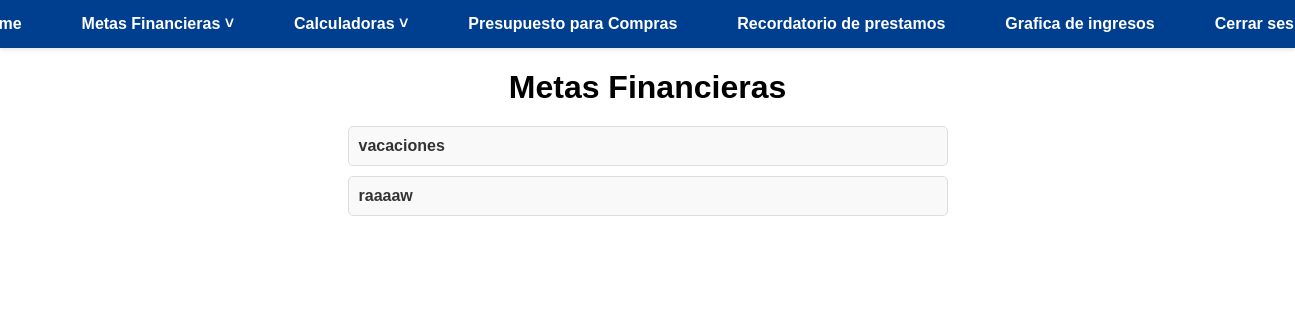
The app's page /tasks/ (signed in), older data.
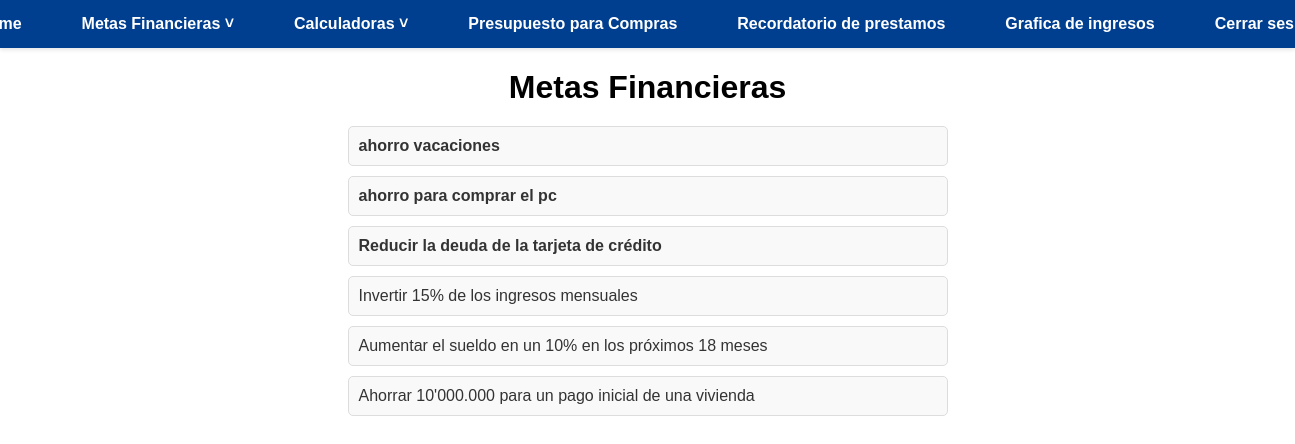
The same page, newer data.
### sitioweb/models.py (models this page shows, shortened)
class task(models.Model):
    title = models.CharField(max_length=100)  # Campo para el título de la tarea
    description = models.TextField(blank=True)  # Campo opcional para la descripción de la tarea
    date_created = models.DateTimeField(auto_now_add=True)  # Fecha de creación de la tarea (autoañadida)
    date_completed = models.DateTimeField(null=True, blank=True)  # Fecha de completado de la tarea (opcional)
    important = models.BooleanField(default=False)  # Indica si la tarea es importante o no
    user = models.ForeignKey(User, on_delete=models.CASCADE)  # Relación con el usuario que creó la tarea

### sitioweb/views.py (the view)
# urls.py: path('tasks/', views.tasks, name='tasks'),  # Ruta para las tareas, usando la vista 'tasks'
@login_required
def tasks(request):
    tasks = task.objects.filter(user=request.user, date_completed__isnull = True)
    return render(request, 'tasks.html', {'tasks': tasks})

### sitioweb/templates/tasks.html (shortened to what this page needs)
{% extends 'base.html' %}
{% load static %}
{% block extra_css %}
    <link rel="stylesheet" href="{% static 'css/tasks.css' %}">
{% endblock %}
{% block content %}
<h1>Metas Financieras</h1>
<ul class="metas">
    {% for task in tasks %}
    <li class="{% if task.date_completed %}completada{% else %}pendiente{% endif %}">
        <a href="{% url 'detalles_task' task.id %}">
            {% if task.important %}
            <strong>{{ task.title }}</strong>
            {% else %}
                {{ task.title }}
            {% endif %}
        </a>
    </li>
    {% endfor %}
</ul>
{% endblock %}

### sitioweb/templates/base.html (shortened to what this page needs)
<!DOCTYPE html>
<html lang="en">
<head>
    {% load static %}
    <link rel="stylesheet" href="{% static 'css/base.css' %}">
    <link rel="stylesheet" type="text/css" href="{% static 'css/create_tasks.css' %}">
    {% block extra_css %}
    {% endblock %}
</head>
<body>
    <nav>
        <ul>
            <li><a href="/">Home</a></li>
            {% if user.is_authenticated %}
            <li class="dropdown">
                <a href="javascript:void(0)" class="dropbtn">Metas Financieras ˅</a>
            </li>
                <li class="dropdown">
                    <a href="javascript:void(0)" class="dropbtn">Calculadoras ˅</a>
                </li>
                <li><a href="/compras">Presupuesto para Compras</a></li>
                <li><a href="/prestamos">Recordatorio de prestamos</a></li>
                <li><a href="/graficas">Grafica de ingresos</a></li>
                <li><a href="/logout">Cerrar sesión</a></li>
            {% else %}
                <li><a href="/signup">Registrarse</a></li>
                <li><a href="/signin">Iniciar sesión</a></li>
            {% endif %}
        </ul>
    </nav>
    <div class="container">
        {% block content %}
        {% endblock %}
    </div>
</body>
</html>

### sitioweb/static/css/base.css (style rules this page uses)
body { font-family: Arial, sans-serif; margin: 0; padding: 0; background-color: #ffffff; }
nav { background-color: #003f8f; color: #fff; padding: 15px 0; box-shadow: 0 2px 4px rgba(0,0,0,0.1); }
nav ul { list-style: none; padding: 0; margin: 0; display: flex; justify-content: center; }
nav ul li { margin: 0 15px; position: relative; white-space: nowrap; }
nav ul li a { color: #fff; text-decoration: none; font-weight: bold; padding: 10px 15px; border-radius: 5px; transition: background-color 0.3s; }
.dropdown { display: inline-block; }
.dropbtn { background-color: #003f8f; color: white; padding: 10px 15px; font-weight: bold; border: none; cursor: pointer; transition: background-color 0.3s; border-radius: 5px; }
.container { padding: 0px; }

### sitioweb/static/css/tasks.css (style rules this page uses)
ul.metas { list-style-type: none; padding: 0; margin: 0 auto; max-width: 600px; }
ul.metas li { margin: 10px 0; padding: 10px; border: 1px solid #ddd; border-radius: 5px; transition: background-color 0.3s ease; }
ul.metas li.pendiente { background-color: #f9f9f9; color: #333; }
ul.metas li a { text-decoration: none; color: inherit; }
h1 { font-size: 2em; text-align: center; margin-bottom: 20px; }

Row changes from the older to the newer data that the page shows:
removed task: title "raaaaw"
changed task: title "vacaciones" → "ahorro vacaciones"
added task: title "ahorro para comprar el pc"
added task: title "Reducir la deuda de la tarjeta de crédito"
added task: title "Invertir 15% de los ingresos mensuales"
added task: title "Aumentar el sueldo en un 10% en los próximos 18 meses"
added task: title "Ahorrar 10'000.000 para un pago inicial de una vivienda"
